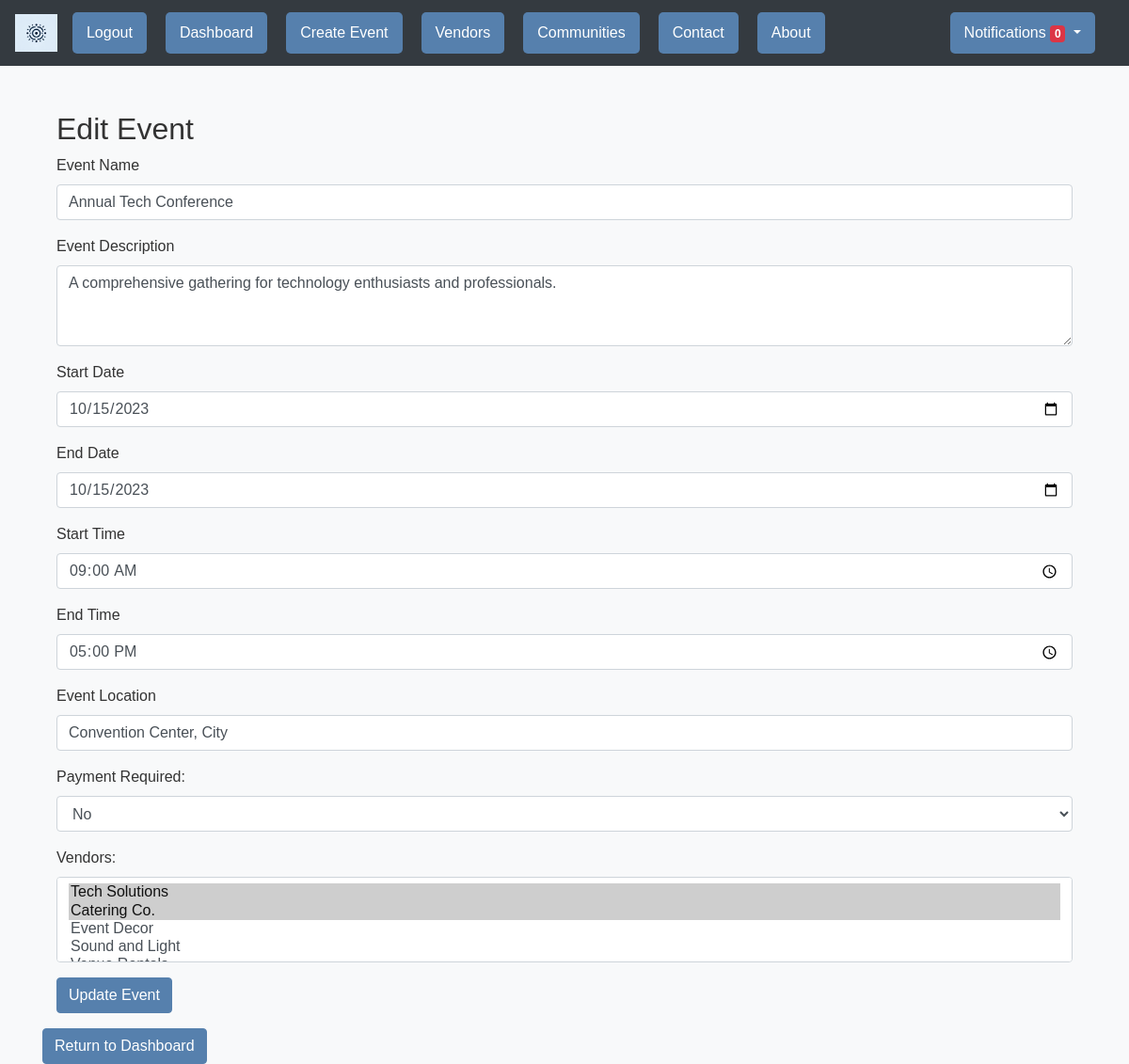
Page /event/1/edit (signed in) on the committed database.
### backend/models.py (models this page shows, shortened)
class Event(db.Model):
    __tablename__ = 'events'
    id = db.Column(db.Integer, primary_key=True)
    name = db.Column(db.String(140), nullable=False)
    description = db.Column(db.Text, nullable=False)
    start_datetime = db.Column(db.DateTime, nullable=False, default=datetime.utcnow)
    end_datetime = db.Column(db.DateTime, nullable=False, default=datetime.utcnow)
    location = db.Column(db.String(140), nullable=False)
    organizer_id = db.Column(db.Integer, db.ForeignKey('users.id'), nullable=False)
    vendors = db.relationship('Vendor', secondary=event_vendor, backref=db.backref('events', lazy='dynamic'))
    rsvps = db.relationship('RSVP', backref='event', lazy=True)
    payments = db.relationship('Payment', backref='event', lazy=True)
    feedbacks = db.relationship('Feedback', backref='event', lazy=True)
    payment_required = db.Column(db.Boolean, default=False)
    payment_amount = db.Column(db.Float, nullable=True)

### backend/views.py (the view, shortened to what this page needs)
@main.route('/event/<int:event_id>/edit', methods=['GET', 'POST'])
@login_required
def edit_event(event_id):
    event = Event.query.get_or_404(event_id)
    if event.organizer_id != current_user.id:
        abort(403)
    vendors = Vendor.query.all()
    return render_template('edit_event.html', event=event, vendors=vendors)

### backend/auth.py (called while the page is built)
@login_manager.user_loader
def load_user(user_id):
    return User.query.get(int(user_id))

### frontend/templates/edit_event.html (shortened to what this page needs)
{% extends "layout.html" %}
{% block content %}
<div class="container mt-5">
    <h2>Edit Event</h2>
    <form method="POST" action="{{ url_for('main.edit_event', event_id=event.id) }}" id="editEventForm">
        <div class="form-group">
            <label for="event_name">Event Name</label>
            <input type="text" class="form-control" id="event_name" name="event_name" value="{{ event.name }}" required>
        </div>
        <div class="form-group">
            <label for="event_description">Event Description</label>
            <textarea class="form-control" id="event_description" name="event_description" rows="3" required>{{ event.description }}</textarea>
        </div>
        <div class="form-group">
            <label for="start_date">Start Date</label>
            <input type="date" class="form-control" id="start_date" name="start_date" value="{{ event.start_datetime.strftime('%Y-%m-%d') }}" required>
        </div>
        <div class="form-group">
            <label for="end_date">End Date</label>
            <input type="date" class="form-control" id="end_date" name="end_date" value="{{ event.end_datetime.strftime('%Y-%m-%d') }}" required>
        </div>
        <div class="form-group">
            <label for="start_time">Start Time</label>
            <input type="time" class="form-control" id="start_time" name="start_time" value="{{ event.start_datetime.strftime('%H:%M') }}" required>
        </div>
        <div class="form-group">
            <label for="end_time">End Time</label>
            <input type="time" class="form-control" id="end_time" name="end_time" value="{{ event.end_datetime.strftime('%H:%M') }}" required>
        </div>
        <div class="form-group">
            <label for="event_location">Event Location</label>
            <input type="text" class="form-control" id="event_location" name="event_location" value="{{ event.location }}" required>
        </div>
        <div class="form-group">
            <label for="payment_required">Payment Required:</label>
            <select class="form-control" id="payment_required" name="payment_required" onchange="togglePaymentAmount(this)">
                <option value="no" {% if not event.payment_required %}selected{% endif %}>No</option>
            </select>
        </div>
        <div class="form-group">
            <label for="vendors">Vendors:</label>
            <select multiple class="form-control" id="vendors" name="vendors">
                {% for vendor in vendors %}
                <option value="{{ vendor.id }}" {% if vendor in event.vendors %}selected{% endif %}>{{ vendor.name }}</option>
                {% endfor %}
            </select>
        </div>
        <button type="submit" class="btn btn-primary">Update Event</button>
    </form>
</div>
<a href="{{ url_for('main.dashboard') }}" class="btn btn-primary">Return to Dashboard</a>
{% endblock %}

### frontend/static/styles/main.css (style rules this page uses)
body { background-color: #f8f9fa; color: #333; font-family: 'Arial', sans-serif; }
input[type="text"], input[type="password"], input[type="email"], textarea, select { border: 1px solid #ced4da; border-radius: 0.25rem; padding: 0.375rem 0.75rem; }
.btn-primary { background-color: #5680ad; border-color: #5680ad; }
.mt-5 { margin-top: 3rem; }

### rows in the picture
Event: event_name "Annual Tech Conference", event_description "A comprehensive gathering for technology enthusiasts and professionals.", start_date "10/15/2023", end_date "10/15/2023", start_time "09:00", end_time "17:00", event_location "Convention Center, City", payment_required "No"

### other values in the picture
{{ notifications|length }} "0"
form field vendors "Tech Solutions ☑ / Catering Co. ☑ / Event Decor / Sound and Light"
